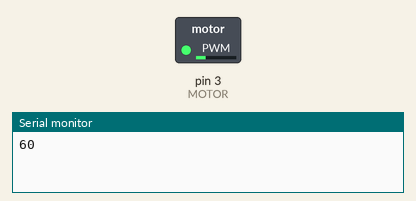
A sketch run on a simulated Arduino Uno, built with avr-gcc and run on an emulated ATmega328P. Shown: switched loads named in the sketch (green lamp = pin HIGH), the last lines printed to the serial monitor.

Above: at 0.1 s.
At 30.1 s:
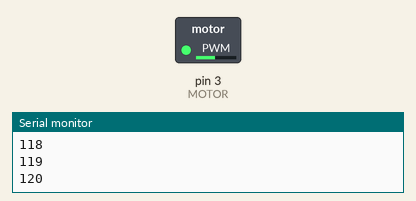
Timing chart, 0 to 40.0 s (numbered marks = the images above):
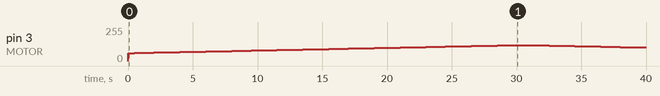

The sketch:

motor10v.ino
```cpp
int MOTOR = 3;
int i;

void setup() {
  pinMode(MOTOR, OUTPUT);
  Serial.begin(9600);
  analogWrite(MOTOR,0);
}

void loop() {
  for(i=60; i<=120; i++){
    analogWrite(MOTOR, i);
    Serial.println(i);
    delay(500);
  }
  for(i=120; i>=60; i--){
    analogWrite(MOTOR, i);
    Serial.println(i);
    delay(500);
  }
}
```

Measured:
- by itself, pin 3 (MOTOR): rises from 0/255 to 120/255 in 30.0 s, then falls to 102/255 in 9.5 s
